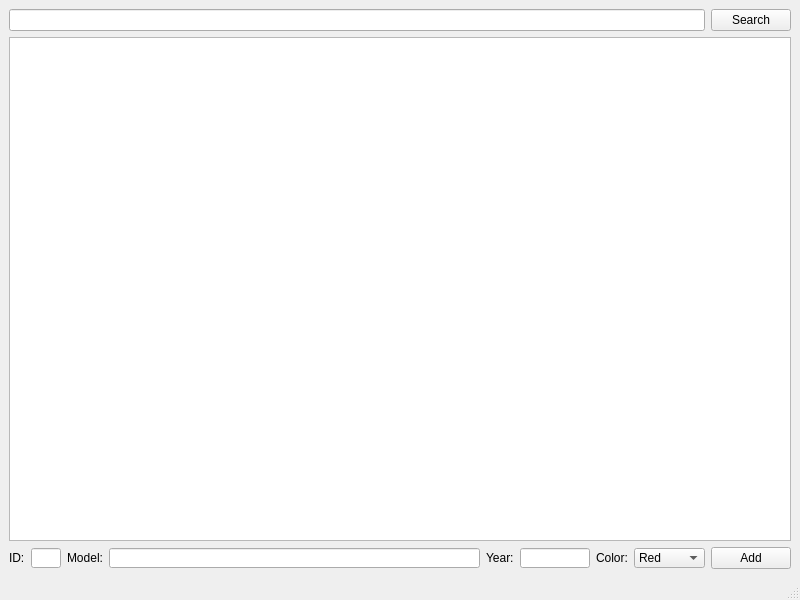
<?xml version="1.0" encoding="UTF-8"?>
<ui version="4.0">
 <class>MainWindow</class>
 <widget class="QMainWindow" name="MainWindow">
  <property name="geometry">
   <rect>
    <x>0</x>
    <y>0</y>
    <width>800</width>
    <height>600</height>
   </rect>
  </property>
  <property name="windowTitle">
   <string>MainWindow</string>
  </property>
  <widget class="QWidget" name="centralwidget">
   <layout class="QVBoxLayout" name="verticalLayout">
    <item>
     <layout class="QHBoxLayout" name="horizontalLayout">
      <item>
       <widget class="QLineEdit" name="dataEntry"/>
      </item>
      <item>
       <widget class="QPushButton" name="buttonFind">
        <property name="text">
         <string>Search</string>
        </property>
       </widget>
      </item>
     </layout>
    </item>
    <item>
     <layout class="QHBoxLayout" name="horizontalLayout_2">
      <item>
       <widget class="QTextBrowser" name="textBrowser_lisfOfSearchedData"/>
      </item>
     </layout>
    </item>
    <item>
     <layout class="QHBoxLayout" name="horizontalLayout_3">
      <item>
       <widget class="QLabel" name="label">
        <property name="text">
         <string>ID:</string>
        </property>
       </widget>
      </item>
      <item>
       <widget class="QLineEdit" name="edit_ID">
        <property name="enabled">
         <bool>true</bool>
        </property>
        <property name="minimumSize">
         <size>
          <width>0</width>
          <height>0</height>
         </size>
        </property>
        <property name="maximumSize">
         <size>
          <width>30</width>
          <height>20</height>
         </size>
        </property>
        <property name="maxLength">
         <number>15000</number>
        </property>
        <property name="frame">
         <bool>true</bool>
        </property>
        <property name="alignment">
         <set>Qt::AlignLeading|Qt::AlignLeft|Qt::AlignVCenter</set>
        </property>
       </widget>
      </item>
      <item>
       <widget class="QLabel" name="label_4">
        <property name="text">
         <string>Model:</string>
        </property>
       </widget>
      </item>
      <item>
       <widget class="QLineEdit" name="edit_Model">
        <property name="maximumSize">
         <size>
          <width>16777215</width>
          <height>20</height>
         </size>
        </property>
       </widget>
      </item>
      <item>
       <widget class="QLabel" name="label_2">
        <property name="text">
         <string>Year:</string>
        </property>
       </widget>
      </item>
      <item>
       <widget class="QLineEdit" name="edit_Year">
        <property name="maximumSize">
         <size>
          <width>70</width>
          <height>20</height>
         </size>
        </property>
       </widget>
      </item>
      <item>
       <widget class="QLabel" name="label_3">
        <property name="text">
         <string>Color:</string>
        </property>
       </widget>
      </item>
      <item>
       <widget class="QComboBox" name="colorBox">
        <property name="maximumSize">
         <size>
          <width>16777215</width>
          <height>20</height>
         </size>
        </property>
        <item>
         <property name="text">
          <string>Red</string>
         </property>
        </item>
        <item>
         <property name="text">
          <string>Green</string>
         </property>
        </item>
        <item>
         <property name="text">
          <string>Blue</string>
         </property>
        </item>
        <item>
         <property name="text">
          <string>White</string>
         </property>
        </item>
        <item>
         <property name="text">
          <string>Black</string>
         </property>
        </item>
        <item>
         <property name="text">
          <string>Yellow</string>
         </property>
        </item>
        <item>
         <property name="text">
          <string>Orange</string>
         </property>
        </item>
        <item>
         <property name="text">
          <string>Gray</string>
         </property>
        </item>
       </widget>
      </item>
      <item>
       <widget class="QPushButton" name="addVehicleButton">
        <property name="maximumSize">
         <size>
          <width>16777215</width>
          <height>16777215</height>
         </size>
        </property>
        <property name="text">
         <string>Add</string>
        </property>
       </widget>
      </item>
     </layout>
    </item>
   </layout>
  </widget>
  <widget class="QMenuBar" name="menubar">
   <property name="geometry">
    <rect>
     <x>0</x>
     <y>0</y>
     <width>800</width>
     <height>24</height>
    </rect>
   </property>
  </widget>
  <widget class="QStatusBar" name="statusbar"/>
 </widget>
 <resources/>
 <connections>
  <connection>
   <sender>buttonFind</sender>
   <signal>clicked()</signal>
   <receiver>MainWindow</receiver>
   <slot>findVehicle()</slot>
   <hints>
    <hint type="sourcelabel">
     <x>740</x>
     <y>52</y>
    </hint>
    <hint type="destinationlabel">
     <x>697</x>
     <y>29</y>
    </hint>
   </hints>
  </connection>
  <connection>
   <sender>addVehicleButton</sender>
   <signal>clicked()</signal>
   <receiver>MainWindow</receiver>
   <slot>addToVector()</slot>
   <hints>
    <hint type="sourcelabel">
     <x>749</x>
     <y>548</y>
    </hint>
    <hint type="destinationlabel">
     <x>724</x>
     <y>551</y>
    </hint>
   </hints>
  </connection>
 </connections>
 <slots>
  <slot>findVehicle()</slot>
  <slot>addToVector()</slot>
 </slots>
</ui>
